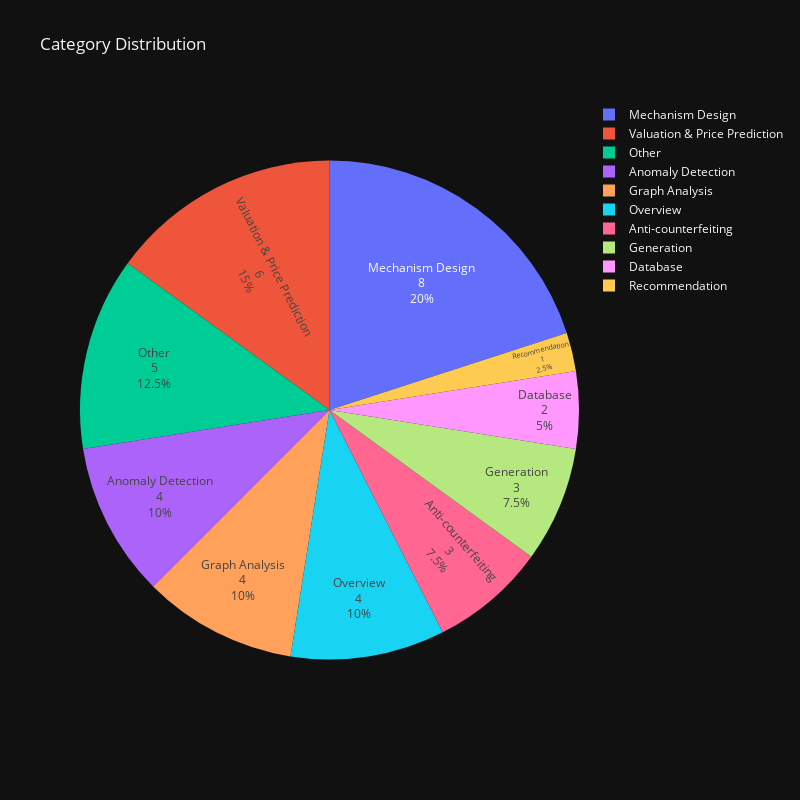

Notebook code for this chart:
### Markdown cell above
## Category Distribution

### Code cell
df_papers_groupby_category_for_count = df_papers.groupby(["category"]).count().reset_index().rename({'title': 'count'}, axis=1)
fig = px.pie(df_papers_groupby_category_for_count, values='count', names='category', 
                title='Category Distribution', 
                # color_discrete_sequence= px.colors.sequential.Plasma_r,
                # color_discrete_sequence= px.colors.sequential.Plasma_r,
                width=width, height=height,
                template=plotly_template)
fig.update_traces(textposition='inside', textinfo='label+percent+value')
fig.show()
fig.write_image("figures/category_distribution.svg")

### Figure 1 — Plotly figure (JSON) as saved in the notebook; plotly's stock layout.template omitted (floating-point values rounded to 4 significant figures)
{"data": [{"domain": {"x": [0, 1], "y": [0, 1]}, "hovertemplate": "category=%{label}<br>count=%{value}<extra></extra>", "labels": ["Anomaly Detection", "Anti-counterfeiting", "Database", "Generation", "Graph Analysis", "Mechanism Design", "Other", "Overview", "Recommendation", "Valuation & Price Prediction"], "legendgroup": "", "name": "", "showlegend": true, "textinfo": "label+percent+value", "textposition": "inside", "type": "pie", "values": [4, 3, 2, 3, 4, 8, 5, 4, 1, 6]}], "layout": {"height": 800, "legend": {"tracegroupgap": 0}, "title": {"text": "Category Distribution"}, "width": 800}}
